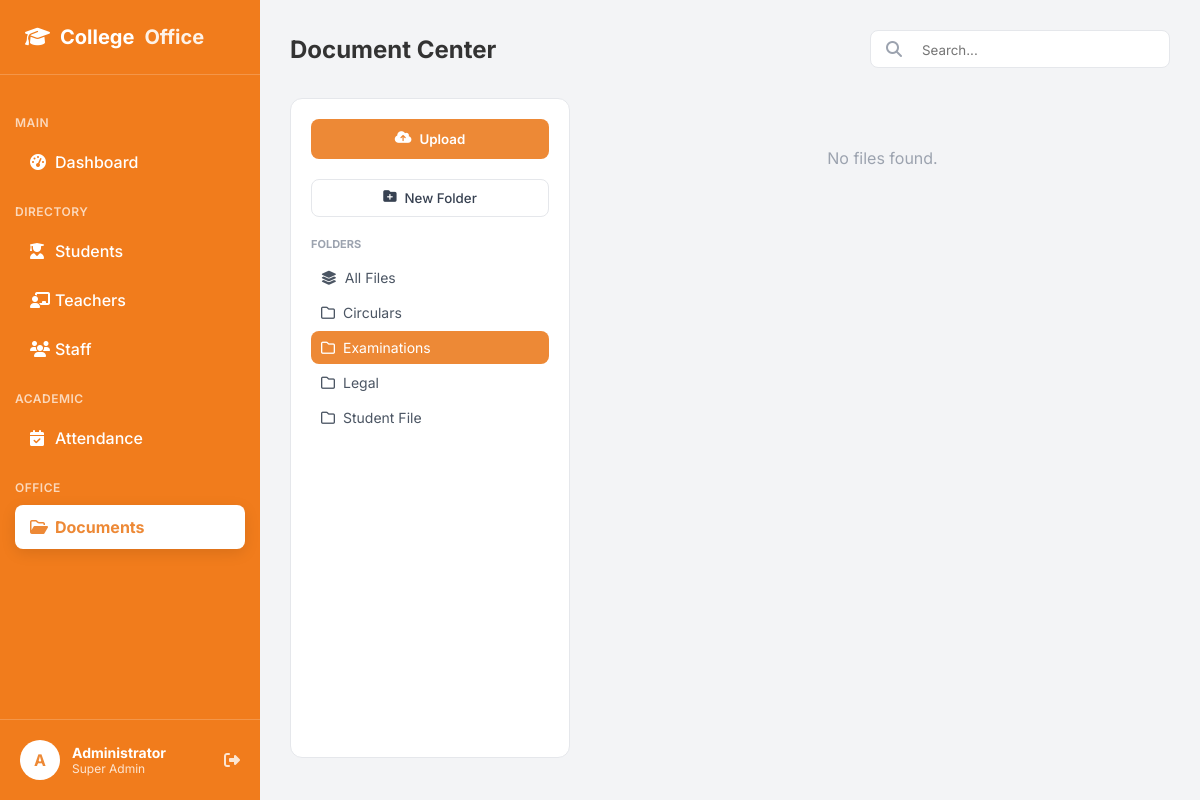
The app's page /documents.php?folder=Examinations (signed in) with its own data.
### tables this page shows
CREATE TABLE `categories` (
  `id` int(11) NOT NULL,
  `name` varchar(100) NOT NULL,
  `is_private` tinyint(4) DEFAULT 0
);

### documents.php (the view, shortened to what this page needs)
<?php
include 'db_conn.php';
$current_folder = isset($_GET['folder']) ? $_GET['folder'] : 'All';
$search_query = isset($_GET['search']) ? $_GET['search'] : '';
$folder_sql = "SELECT * FROM categories";
$folder_sql .= " ORDER BY name ASC";
$result_folders = mysqli_query($conn, $folder_sql);
$sql_docs = "SELECT * FROM documents WHERE 1=1";
if ($current_folder != 'All') {
    $sql_docs .= " AND category = '$current_folder'";
}
$sql_docs .= " ORDER BY is_starred DESC, doc_id DESC";
$result_docs = mysqli_query($conn, $sql_docs);
?>
<!DOCTYPE html>
<html lang="en">
<head>
    <link rel="stylesheet" href="https://cdnjs.cloudflare.com/ajax/libs/font-awesome/6.4.0/css/all.min.css">
    <link rel="stylesheet" href="dashboard.css">
</head>
<body>
    <div class="dashboard-container">
        <?php $page = 'documents';
        include 'sidebar.php'; ?>
        <main class="main-content">
            <header class="top-header">
                <h2>Document Center</h2>
                <div class="search-bar" style="background:white; padding:8px 15px; border-radius:8px; border:1px solid #E5E7EB; display:flex; align-items:center; width:300px;">
                    <i class="fa-solid fa-magnifying-glass" style="color:#9CA3AF; margin-right:10px;"></i>
                    <form action="" method="GET" style="flex:1;">
                        <input type="text" name="search" placeholder="Search..." value="<?php echo htmlspecialchars($search_query); ?>" style="border:none; outline:none; width:100%;">
                    </form>
                </div>
            </header>
            <div class="doc-layout">
                <aside class="doc-sidebar">
                    <button class="btn-upload" onclick="openModal('uploadModal')"><i class="fa-solid fa-cloud-arrow-up"></i> Upload</button>
                    <button class="btn-new-folder" onclick="openModal('catModal')"><i class="fa-solid fa-folder-plus"></i> New Folder</button>
                    <div>
                        <p style="font-size:11px; font-weight:700; color:#9CA3AF; margin-bottom:10px; text-transform:uppercase;">Folders</p>
                        <ul class="folder-list">
                            <li class="folder-item <?php echo ($current_folder == 'All') ? 'active-item' : ''; ?>">
                                <a href="documents.php" class="folder-link"><i class="fa-solid fa-layer-group"></i> All Files</a>
                            </li>
                            <?php
                            if (mysqli_num_rows($result_folders) > 0) {
                                mysqli_data_seek($result_folders, 0);
                                while ($cat = mysqli_fetch_assoc($result_folders)) {
                                    $cName = $cat['name'];
                                    $isPriv = $cat['is_private'];
                                    $isActive = ($current_folder == $cName) ? 'active-item' : '';
                                    $lock = ($isPriv == 1) ? '<i class="fa-solid fa-lock" style="font-size:10px; opacity:0.5;"></i>' : '';
                                    echo "<li class='folder-item $isActive'>
                                            <a href='documents.php?folder=$cName' class='folder-link'>
                                                <i class='fa-regular fa-folder'></i> $cName $lock
                                            </a>";
                                    echo "</li>";
                                }
                            }
                            ?>
                        </ul>
                    </div>
                </aside>
                <div class="doc-grid">
                    <?php if (mysqli_num_rows($result_docs) > 0): ?>
                        <?php while ($doc = mysqli_fetch_assoc($result_docs)):
                            $ext = strtolower($doc['file_type']);
                            $bg = "type-doc";
                            $icon = "fa-file";
                            if ($ext == 'pdf') {
                                $bg = "type-pdf";
                                $icon = "fa-file-pdf";
                            } elseif (in_array($ext, ['jpg', 'jpeg', 'png', 'gif'])) {
                                $bg = "type-img";
                                $icon = "fa-image";
                            } elseif (in_array($ext, ['mp4', 'webm', 'ogg'])) {
                                $bg = "type-pdf";
                                $icon = "fa-file-video";
                            } elseif (in_array($ext, ['mp3', 'wav'])) {
                                $bg = "type-img";
                                $icon = "fa-file-audio";
                            } elseif ($ext == 'txt') {
                                $bg = "type-doc";
                                $icon = "fa-file-lines";
                            }
                        ?>
                            <div class="file-card">
                                <div class="file-icon-box <?php echo $bg; ?>" onclick="openPreview('<?php echo htmlspecialchars($doc['title'], ENT_QUOTES); ?>', 'uploads/<?php echo $doc['file_path']; ?>', '<?php echo $ext; ?>')">
                                    <i class="fa-regular <?php echo $icon; ?>"></i>
                                </div>
                                <div class="file-name" title="<?php echo $doc['title']; ?>"><?php echo $doc['title']; ?></div>
                                <div class="file-meta"><span><?php echo $doc['file_size']; ?></span><span><?php echo $doc['category']; ?></span></div>
                                <div class="file-actions">
                                    <span class="action-btn" onclick="openPreview('<?php echo htmlspecialchars($doc['title'], ENT_QUOTES); ?>', 'uploads/<?php echo $doc['file_path']; ?>', '<?php echo $ext; ?>')" title="View"><i class="fa-regular fa-eye"></i></span>
                                    <span class="action-btn" onclick="openEditModal('<?php echo $doc['doc_id']; ?>', '<?php echo addslashes($doc['title']); ?>', '<?php echo $doc['category']; ?>')" title="Edit"><i class="fa-solid fa-pen"></i></span>
                                    <a href="uploads/<?php echo $doc['file_path']; ?>" download class="action-btn" title="DL"><i class="fa-solid fa-download"></i></a>
                                    <a href="documents.php?delete_id=<?php echo $doc['doc_id']; ?>&path=<?php echo $doc['file_path']; ?>" class="action-btn" style="color:#EF4444;" onclick="return confirm('Delete?')" title="Del"><i class="fa-regular fa-trash-can"></i></a>
                                </div>
                            </div>
                        <?php endwhile; ?>
                    <?php else: ?>
                        <div style="grid-column:1/-1; text-align:center; padding:50px; color:#9CA3AF;">No files found.</div>
                    <?php endif; ?>
                </div>
            </div>
        </main>
    </div>
</body>
</html>

### dashboard.css (style rules this page uses)
* { margin: 0; padding: 0; box-sizing: border-box; font-family: 'Inter', sans-serif; }
body { background-color: #F3F4F6; color: #333; }
.dashboard-container { display: flex; min-height: 100vh; }
.main-content { margin-left: 260px; flex: 1; padding: 30px; }
.top-header { display: flex; justify-content: space-between; align-items: center; margin-bottom: 30px; }
.top-header h2 { font-size: 24px; font-weight: 700; }
.search-bar { background: white; padding: 10px 15px; border-radius: 8px; display: flex; align-items: center; gap: 10px; border: 1px solid #E5E7EB; width: 300px; }
.search-bar input { border: none; outline: none; width: 100%; color: #4B5563; }

### documents.php (style rules this page uses)
.doc-layout { display: grid; grid-template-columns: 280px 1fr; gap: 25px; height: calc(100vh - 140px); }
.doc-sidebar { background: white; padding: 20px; border-radius: 12px; border: 1px solid #E5E7EB; display: flex; flex-direction: column; gap: 20px; }
.btn-upload { background: #ED8936; color: white; padding: 12px; border-radius: 8px; border: none; width: 100%; font-weight: 600; cursor: pointer; display: flex; justify-content: center; gap: 8px; }
.btn-new-folder { background: white; border: 1px solid #E5E7EB; color: #374151; padding: 10px; border-radius: 8px; width: 100%; cursor: pointer; font-weight: 500; display: flex; justify-content: center; gap: 8px; }
.folder-list { list-style: none; padding: 0; overflow-y: auto; flex: 1; }
.folder-item { display: flex; align-items: center; justify-content: space-between; padding: 8px 10px; margin-bottom: 2px; border-radius: 8px; transition: 0.2s; }
.folder-item.active-item { background: #ED8936; }
.folder-item.active-item a, .folder-item.active-item i { color: white !important; }
.folder-link { text-decoration: none; color: #4B5563; font-size: 14px; flex: 1; display: flex; align-items: center; gap: 8px; }
.doc-grid { display: grid; grid-template-columns: repeat(auto-fill, minmax(200px, 1fr)); gap: 20px; overflow-y: auto; align-content: start; }

### records on screen
categories: name "Circulars"
categories: name "Examinations"
categories: name "Legal"
categories: name "Student File"
